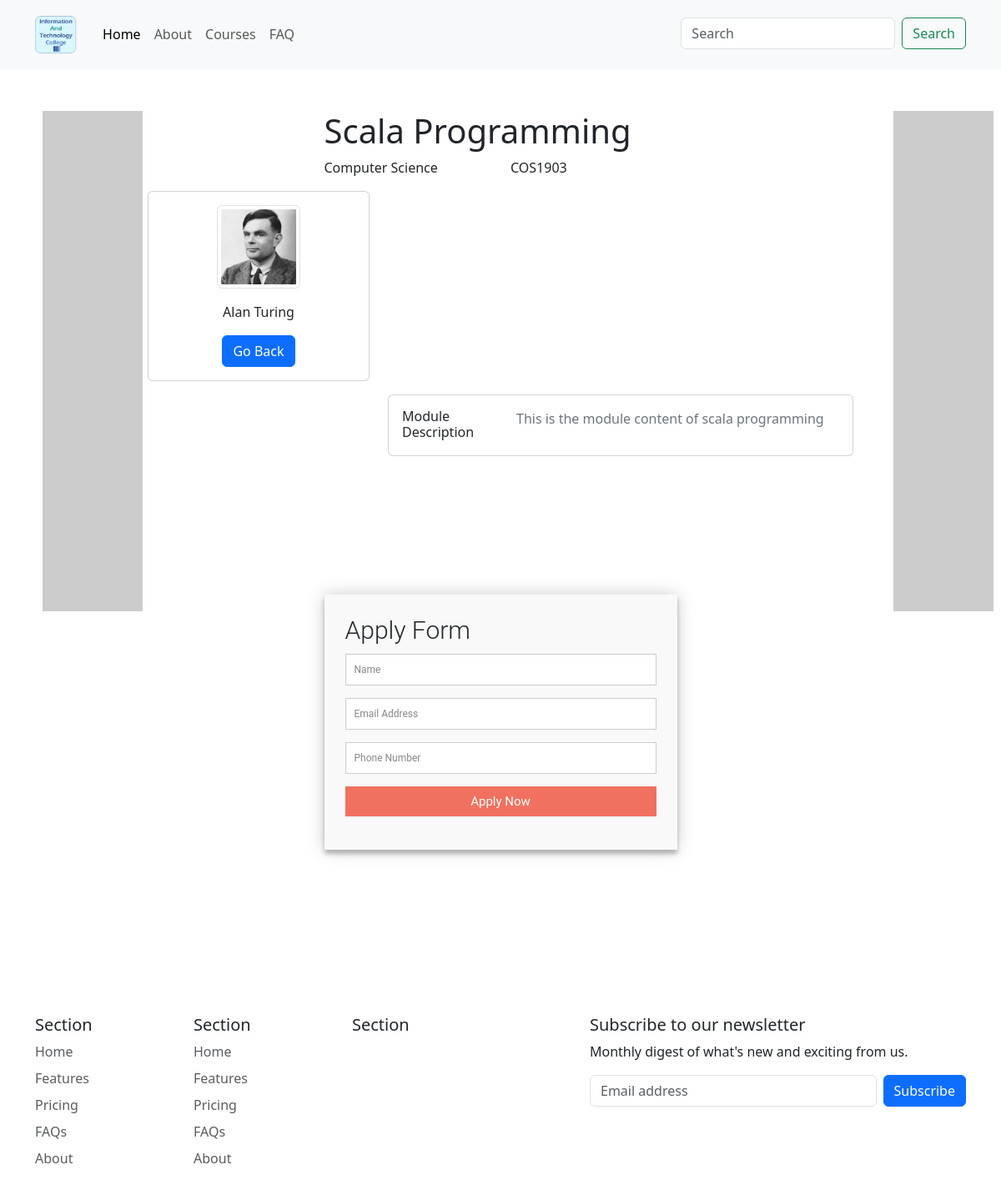
Page /module/1/ on the committed database.
### base/models.py (models this page shows, shortened)
class Module(models.Model):
    course = models.ForeignKey(Course, on_delete=models.CASCADE)
    code = models.CharField(max_length=200, unique=True)
    title = models.CharField(max_length=200)
    description = models.TextField(null=True, blank=True)
    staff_img = models.ImageField(
        upload_to="static/staff", height_field=None, width_field=None, max_length=100)
    staff_name = models.CharField(max_length=200)

class Course(models.Model):
    topic = models.ForeignKey(Topic, on_delete=models.CASCADE)
    title = models.CharField(max_length=200)
    description = models.TextField(null=True, blank=True)
    updated = models.DateTimeField(auto_now=True)  # last post update
    def __str__(self):
        return self.title

### base/views.py (the view)
# urls.py: path('module/<str:pk>/', views.module, name="module"),
def module(request, pk):
    module = Module.objects.get(id=pk)
    context = {
        'module': module}
    return render(request, 'base/module.html', context)

### base/templates/base/module.html
{% extends 'main.html' %}
{% load static %}
{% block styles %}
<link rel="stylesheet" type="text/css" media="screen" href="{% static 'styles/module.css' %}" />
{% endblock %}
{% block app_content %}
<div class="container module-content">
  <div class="row">
    <div class="col-sm-3"></div>
    <div class="col-sm-6" style="padding-right: 10px;"><h1> {{module.title}} </h1></div>
    <div class="col-sm-3"></div>
  </div>
  <div class="row">
    <div class="col-sm-3"></div>
    <div class="col-sm-3"><p> {{module.course}} </p></div>
    <div class="col-sm-3"><p> {{module.code}} </p></div>
    <div class="col-sm-3"></div>
  </div>
  <div class="container">
    <div class="main-body">
          <div class="row gutters-sm" style="width: fit-content;">
            <div class="col-md-4 mb-3">
              <div class="card">
                <div class="card-body">
                  <div class="d-flex flex-column align-items-center text-center">
                    <img src=" {{module.staff_img.url}} " class="img-thumbnail" alt="staff picture" style="max-width:100px;" />
                    <div class="mt-3">
                      <p>{{module.staff_name}}</p>
                      <a href="javascript:history.back()" class="btn btn-primary" role="button">Go Back</a>
                    </div>
                  </div>
                </div>
              </div>
            </div>
            <br>
            <div class="col-md-8" style="padding-left: 300px; width: fit-content;">
              <div class="card mb-3">
                <div class="card-body">
                  <div class="row">
                    <div class="col-sm-3">
                      <h6 class="mb-0">Module Description</h6>
                    </div>
                    <br>
                    <div class="col-sm-9 text-secondary">
                      <p> {{module.description}} </p>
                    </div>
                  </div>
                </div>
              </div>
            </div>
          </div>
      </div>
  </div>
  <div class="row">
    <div class="col-sm-3"></div>
    <div class="col-sm-6">
      <form id="apply" action="" method="post">
        <h3>Apply Form</h3>
        <fieldset>
          <input placeholder="Name" type="text" tabindex="1" required autofocus />
        </fieldset>
        <fieldset>
          <input placeholder="Email Address" type="email" tabindex="2" required />
        </fieldset>
        <fieldset>
          <input placeholder="Phone Number" type="tel" tabindex="3" required>
        </fieldset>
        <fieldset>
          <button name="submit" type="submit" id="contactus-submit" data-submit="...Sending">Apply Now</button>
        </fieldset>
      </form>
    </div>
    <div class="col-sm-3"></div>
  </div>
</div>
{% endblock %}

### static/styles/module.css (style rules this page uses)
#apply { font: 400 12px/16px "Roboto", Helvetica, Arial, sans-serif; background: #F9F9F9; padding: 25px; margin: 150px 0; box-shadow: 0 0 20px 0 rgba(0, 0, 0, 0.2), 0 5px 5px 0 rgba(0, 0, 0, 0.24); }
#apply h3 { display: block; font-size: 30px; font-weight: 300; margin-bottom: 10px; }
fieldset { border: medium none !important; margin: 0 0 10px; min-width: 100%; padding: 0; width: 100%; }
#apply input[type="text"], #apply input[type="email"], #apply input[type="tel"], #apply input[type="url"], #apply textarea { width: 100%; border: 1px solid #ccc; background: #FFF; margin: 0 0 5px; padding: 10px; }
#apply button[type="submit"] { cursor: pointer; width: 100%; border: none; background: #f0715f; color: #FFF; margin: 0 0 5px; padding: 10px; font-size: 15px; }

### rows in the picture
Module: title "Scala Programming", course "Computer Science", code "COS1903", staff_img (picture), staff_name "Alan Turing", description "This is the module content of scala programming"
